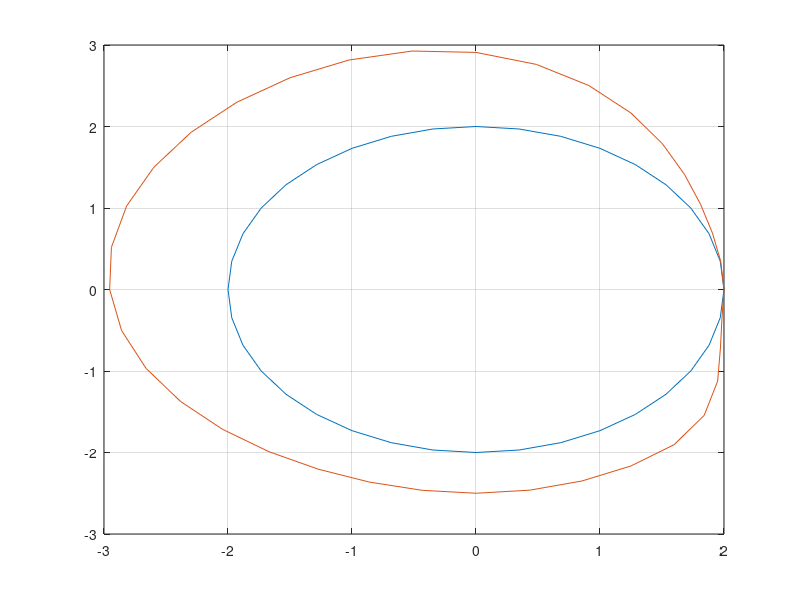

This figure's MATLAB source:
clc
clear all
close all
 
 
grados=180/pi;
rad=pi/180;
 
wrpm=200;
rb=2;
w=(wrpm/60)*2*pi;
y=1:21;
 

h=1; 
B=120;
theta=0:10:360;

for n=1:13
y(n)=h*((theta(n)/B)-(1/(2*pi))*(sin((2*pi*theta(n))/(B))));
end

for n=14:16
y(n)=h;
end

theta=(0:10:360)-150;
h=.5;
for n=16:28
y(n)=(h*(1-((theta(n)/B)-(1/(2*pi))*(sin((2*pi*theta(n))/(B))))))+.5;
end


for n=29:31
y(n)=h;
end

theta=(0:10:360)-300;
B=60;
h=.5;
for n=31:37
y(n)=h*(1-((theta(n)/B)-(1/(2*pi))*(sin((2*pi*theta(n))/(B)))));
end

plot(0:10:360,y)
 
theta=(0:10:360)*rad;

xp=0:36;
yp=0:36;

for n=1:37
xp(n)=rb*cos(theta(n));
yp(n)=rb*sin(theta(n));
end

plot(xp,yp)
hold on
grid on

r=y+rb;
xp=0:36;
yp=0:36;

for n=1:37
xp(n)=r(n)*cos(theta(n));
yp(n)=r(n)*sin(theta(n));
end

plot(xp,yp)


